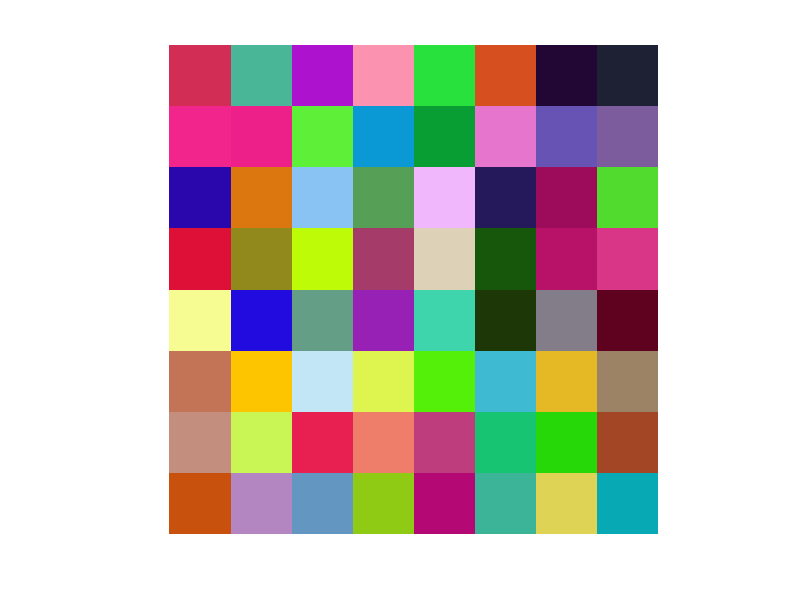

The MATLAB script that drew this image:
% exciting_colormaps

img = reshape(1:64, 8, 8)
image(img); colormap(gray(64));
axis square
axis off
drawnow
pause

for i=1:200; 
    pp=rand(64, 3)
    colormap(pp)
    drawnow;
end